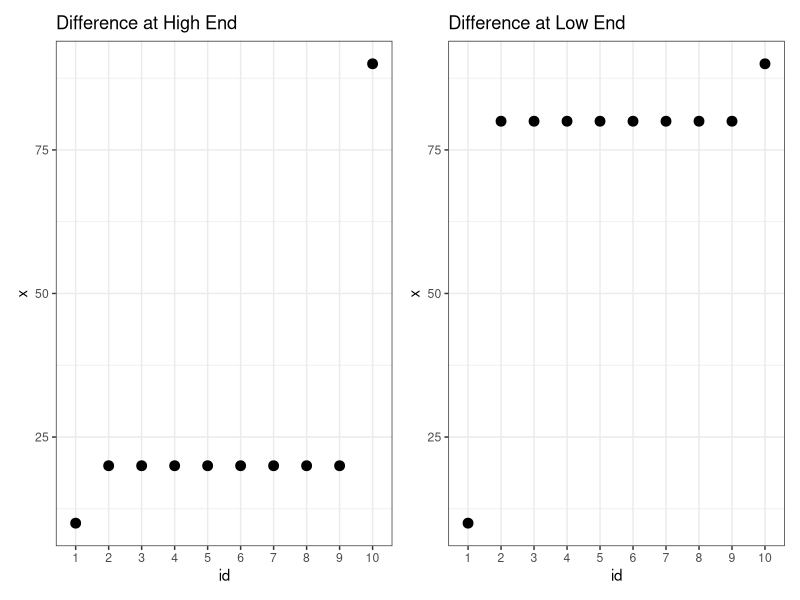

Generate this figure with R:
library(tibble)
library(dplyr)
library(ggplot2)
library(patchwork)

x <- c(15, 15, 15, 20, 20, 20, 20, 40, 50, 60)
u <- mean(x)

# Theil index is based on Generalized Entropy index, which is given as follows,
# https://en.wikipedia.org/wiki/Generalized_entropy_index
# 0 < a < 1, GE(a) = mean((x/u)^a - 1)/(a*(a-1))
# a = 1, GE(1) = mean(x/u*log(x/u))
# a = 0, GE(0) = -mean(log(x/u))

# https://en.wikipedia.org/wiki/Theil_index
# Theil T index, a = 1
mean((x/u)*log(x/u))

# Theil L index, a = 0
-mean(log(x/u))

# encapsulation
TT <- function(x){return(mean((x/mean(x))*log(x/mean(x))))}
TL <- function(x){return(-mean(log(x/mean(x))))}

# perfect equality
y <- rep(20, 10)
TT(y)
TL(y)

# difference between T-T and T-L, test by example
xhigh <- c(10, rep(20, 8), 90)
xlow <- c(10, rep(80, 8), 90)

phigh <- ggplot(data = tibble(id = seq(x), xhigh), aes(as.factor(id), xhigh)) + 
  geom_point(size = 3) + theme_bw() + xlab('id') + ylab('x') + ggtitle('Difference at High End')

plow <- ggplot(data = tibble(id = seq(x), xlow), aes(as.factor(id), xlow)) + 
  geom_point(size = 3) + theme_bw() + xlab('id') + ylab('x') + ggtitle('Difference at Low End')

phigh + plow

TT(xhigh)
TL(xhigh)

TT(xlow)
TL(xlow)

# TT sensitive to high outlier
# TL sensitive to low outlier

# decomposition of Theil index
# simulate area
df <- tibble(area = c(rep(1, 2), rep(2, 5), rep(3, 3)), x)

N <- nrow(df)
xm <- mean(x)

# decomposition of Theil T
# compact version
dfTE <- df %>% group_by(area) %>% summarise(Ni = n(), xim = mean(x), TTi = TT(x), TLi = TL(x)) %>% 
  mutate(N = N, xm = xm, ri = Ni/N, si = ri * xim/xm) %>% 
  mutate(TTw = si * TTi, TTb = si * log(xim/xm), TLw = ri * TLi, TLb =  - ri * log(xim/xm))

# Theil_T idx
sum(dfTE$TTw) + sum(dfTE$TTb)
# verified by original TT function
TT(df$x)

# I_w = within group contribution, I_b = between group contribution
paste0(format(round(c(sum(dfTE$TTw), sum(dfTE$TTb))/TT(df$x), 4) * 100, nsmall = 2),  '%')

# Theil_T idx
sum(dfTE$TLw) + sum(dfTE$TLb)
# verified by original TL function
TL(df$x)

# I_w = within group contribution, I_b = between group contribution
paste0(format(round(c(sum(dfTE$TLw), sum(dfTE$TLb))/TL(df$x), 4) * 100, nsmall = 2),  '%')


# detail version
# T_T = sum(si * Ti) + sum(si * log(xim/xm)), where si = Ni/N * xim/xm
dfT <- df %>% group_by(area) %>% summarise(Ni = n(), xim = mean(x), TTi = TT(x)) %>% 
  mutate(N = N, xm = xm, si = Ni/N * xim/xm) %>% 
  mutate(TTw = si * TTi, TTb = si * log(xim/xm))

sum(dfT$TTw) + sum(dfT$TTb)
TT(df$x)

dfT$TTw
sum(dfT$TTb)

# I_w = within group contribution, I_b = between group contribution
paste0(round(c(sum(dfT$TTw), sum(dfT$TTb))/TT(df$x), 4) * 100, '%')

# decomposition of Theil L
# T_T = sum(ri * Ti) + sum(-ri * log(xim/xm)), where ri = Ni/N
dfL <- df %>% group_by(area) %>% summarise(Ni = n(), xim = mean(x), TLi = TL(x)) %>% 
  mutate(N = N, xm = xm, ri = Ni/N) %>% 
  mutate(TLw = ri * TLi, TLb =  - ri * log(xim/xm))

sum(dfL$TLw) + sum(dfL$TLb)
TL(df$x)

dfL$TLw
sum(dfL$TLb)

paste0(round(c(sum(dfL$TLw), sum(dfL$TLb))/TL(df$x), 4) * 100, '%')

# alternative computation, see https://www.ce-jeme.org/journal/vol4/iss2/1/
dfA <- df %>% mutate(N = n(), xm = mean(x)) %>% 
  group_by(area) %>%
  mutate(Ni = n(), xim = mean(x), ri = Ni/N, TLb =  - ri * log(xim/xm), TLw = log(x/xim)/N)

sum(unique(dfA$TLb)) - sum(dfA$TLw)
TL(df$x)

dfL %>% group_by(area) %>% summarise(TLw = sum(TLw)) %>% pull(TLw)



